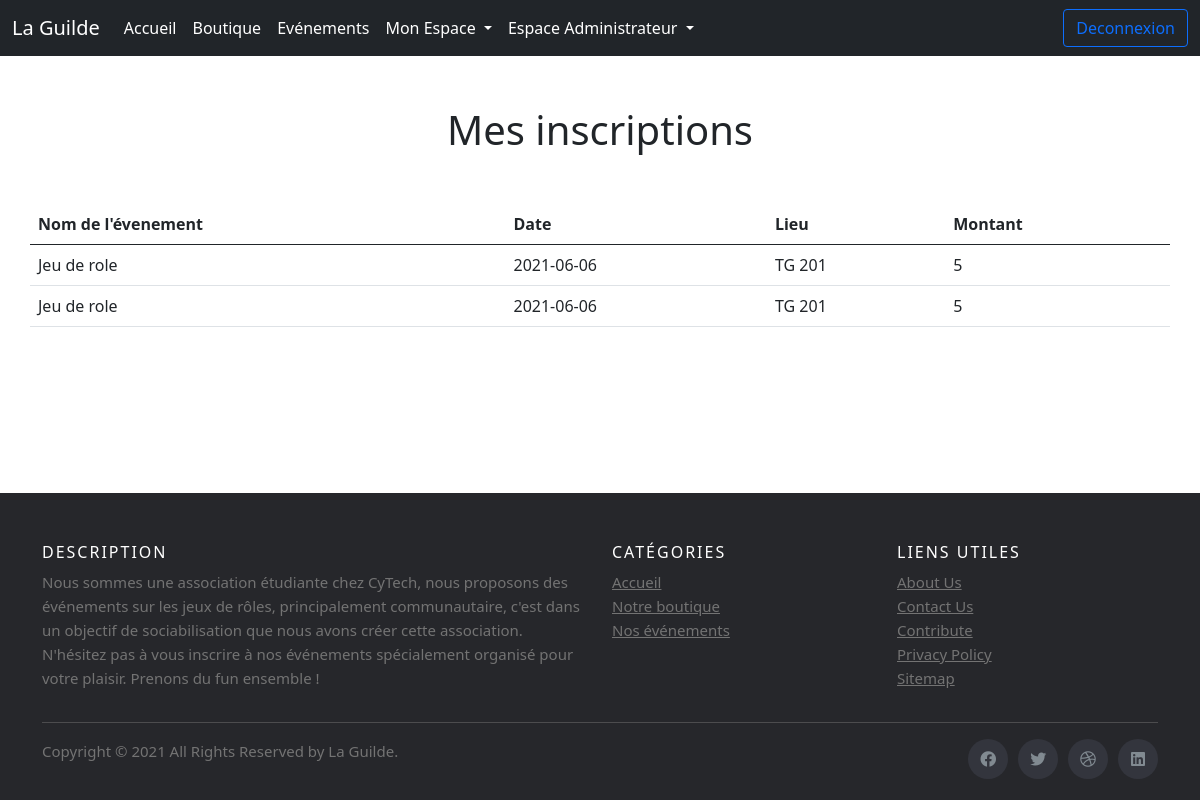
/reservations.php (signed in), run on an earlier commit of the app's database.
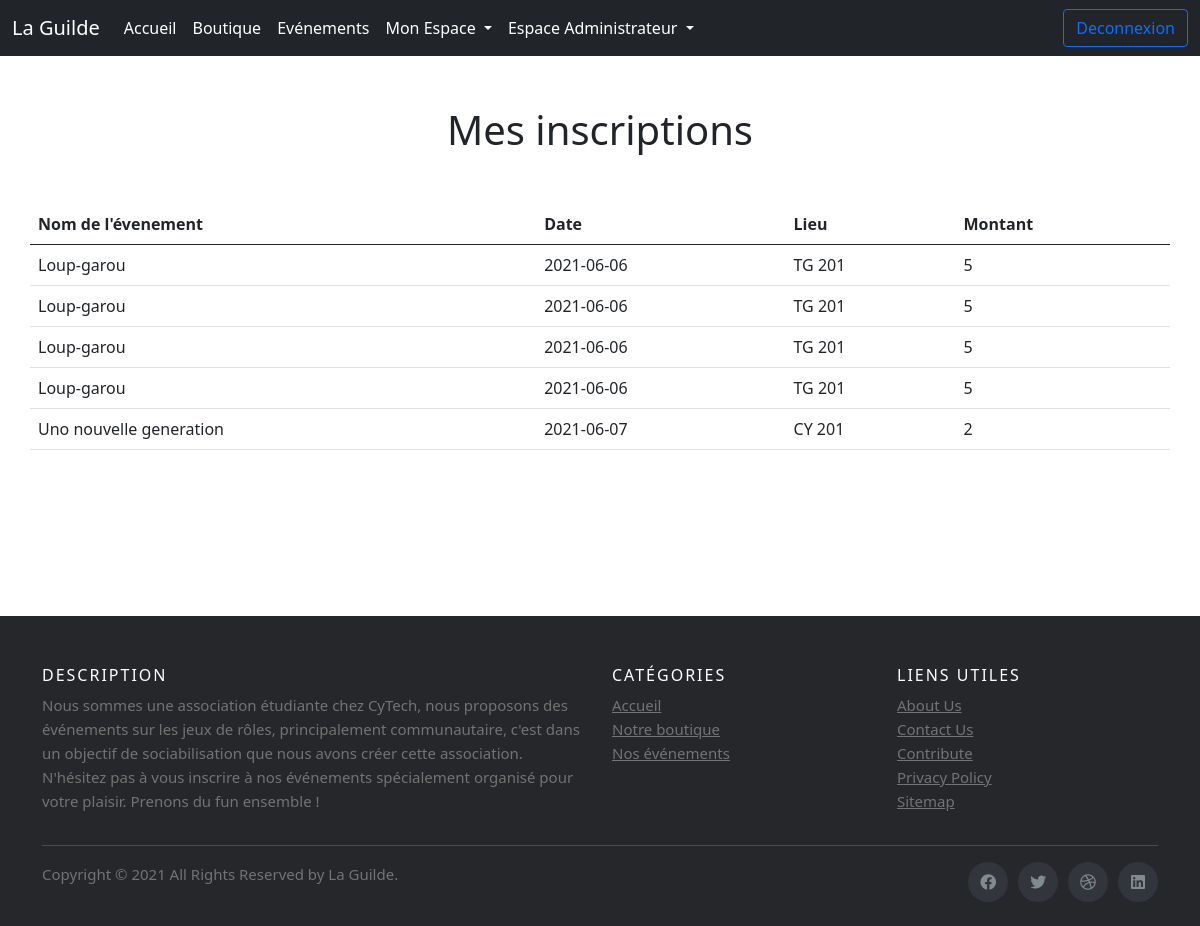
And on a later commit of the database.
### tables this page shows
CREATE TABLE IF NOT EXISTS `reservation` (
  `id` int(11) NOT NULL AUTO_INCREMENT,
  `idEvenements` int(10) NOT NULL,
  `idUtilisateur` int(11) NOT NULL,
  `date_ajout` date NOT NULL,
  `montant` int(10) NOT NULL,
  PRIMARY KEY (`id`)
);

CREATE TABLE IF NOT EXISTS `evenements` (
  `id` int(11) NOT NULL AUTO_INCREMENT,
  `nom` varchar(100) NOT NULL,
  `prix` varchar(10) NOT NULL,
  `dateDebut` datetime DEFAULT NULL,
  `lien_image` varchar(100) NOT NULL,
  `description` text NOT NULL,
  `lieu` text NOT NULL,
  `dateFin` datetime DEFAULT NULL,
  `nombreParticipants` int(10) NOT NULL,
  `dateLimiteInscription` datetime DEFAULT NULL,
  `placesRestantes` int(10) NOT NULL,
  PRIMARY KEY (`id`)
);

### reservations.php (the view, shortened to what this page needs)
<?php
	 		$servname = 'localhost';
            $dbname = 'projetinfo1';
            $user = 'root';
            $pass = '';
            try{
                $dbco = new PDO("mysql:host=$servname;dbname=$dbname", $user, $pass);
                $dbco->setAttribute(PDO::ATTR_ERRMODE, PDO::ERRMODE_EXCEPTION);
            }
            catch(PDOException $e){
              echo "Erreur : " . $e->getMessage();
            }
            $sql2 = 'SELECT id FROM utilisateurs WHERE mail = "'.$_SESSION['login'].'"';
            $query2 = $dbco->prepare($sql2);
            $query2->execute();
            $Reponse2 = $query2->fetchAll();
            $sql1 = 'SELECT * FROM reservation WHERE idUtilisateur = "'.$Reponse2[0]['id'].'"';
            $query1 = $dbco->prepare($sql1);
            $query1->execute();
            $Reponse1 = $query1->fetchAll();
?>
<!DOCTYPE html>
<html>
  <head>
    <link href="https://cdn.jsdelivr.net/npm/bootstrap@5.0.1/dist/css/bootstrap.min.css" rel="stylesheet">
    <link rel="stylesheet" type="text/css" href="css/accueil.css">
    <link rel="stylesheet" type="text/css" href="css/footer.css">
	<link rel="stylesheet" href="https://use.fontawesome.com/releases/v5.15.3/css/all.css">
  </head>
  <body>
<?php include 'menu.php'; ?>
<div class="container" style="margin-bottom: 150px;">
    <div class="row justify-content-center">
        <h1 class="text-center title-top"> Mes inscriptions </h1>
        <table class="table">
            <thead>
                <tr>
                <th scope="col">Nom de l'évenement</th>
                <th scope="col">Date </th>
                <th scope="col">Lieu</th>
                <th scope="col">Montant</th>
                </tr>
            </thead>
            <tbody>
                <?php
                for($i=0 ; $i <= $nbElement = count($Reponse1) ; $i++) {
                    if(isset($Reponse1[$i])) { ?>
                        <tr>
                        <td><?php
                        $sql = 'SELECT nom FROM evenements WHERE id = "'.$Reponse1[$i]['idEvenements'].'"';
                        $query = $dbco->prepare($sql);
                        $query->execute();
                        $Reponse = $query->fetchAll();
                        echo($Reponse[0]['nom']);?></td>
                        <td><?php echo($Reponse1[$i]['date_ajout']); ?></td>
                        <td><?php
                        $sql = 'SELECT lieu FROM evenements WHERE id = "'.$Reponse1[$i]['idEvenements'].'"';
                        $query = $dbco->prepare($sql);
                        $query->execute();
                        $Reponse = $query->fetchAll();
                        echo($Reponse[0]['lieu']);?></td>
                        <td><?php echo($Reponse1[$i]['montant']); ?></td>
                        </tr>
                    <?php }
                }
                ?>
            </tbody>
        </table>
    </div>
</div>
<?php include 'footer.php'; ?>
</body>
</html>

### menu.php (shortened to what this page needs)
<nav class="navbar navbar-expand-lg navbar-dark bg-dark">
  <div class="container-fluid">
    <a class="navbar-brand" href="index.php">La Guilde</a>
    <div class="collapse navbar-collapse" id="navbarSupportedContent">
      <ul class="navbar-nav me-auto mb-2 mb-lg-0">
        <li class="nav-item">
          <a class="nav-link active" aria-current="page" href="index.php">Accueil</a>
        </li>
        <li class="nav-item">
          <a class="nav-link active" aria-current="page" href="boutique.php">Boutique</a>
        </li>
        <li class="nav-item">
          <a class="nav-link active" aria-current="page" href="evenements.php">Evénements</a>
        </li>
        <?php if(isset($_SESSION['login'])) { ?>
        <li class="nav-item dropdown">
          <a class="nav-link dropdown-toggle active" href="#" id="navbarDropdown" role="button" data-bs-toggle="dropdown" aria-expanded="false">
            Mon Espace
          </a>
        </li>
        <?php } ?>
        <?php if(isset($_SESSION['login'])) {
                if($_SESSION['typeUtilisateurs'] = 1) { ?>
        <li class="nav-item dropdown">
          <a class="nav-link dropdown-toggle active" href="#" id="navbarDropdown" role="button" data-bs-toggle="dropdown" aria-expanded="false">
            Espace Administrateur
          </a>
        </li>
        <?php   }
              } ?>
      </ul>
      <div class="d-flex">
          <?php if(isset($_SESSION['login'])) { ?>
          <a class="btn btn-outline-primary" href="deconnexion.php" style="margin-left: 20px">Deconnexion</a>
          <?php } ?>
      </div>
    </div>
  </div>
</nav>

### footer.php
<footer class="site-footer">
      <div class="container">
        <div class="row">
          <div class="col-sm-12 col-md-6">
            <h6>Description</h6>
            <p class="text-justify">Nous sommes une association étudiante chez CyTech, nous proposons des événements sur les jeux de rôles, principalement communautaire, c'est dans un objectif de sociabilisation que nous avons créer cette association. N'hésitez pas à vous inscrire à nos événements spécialement organisé pour votre plaisir. Prenons du fun ensemble !</p>
          </div>
          <div class="col-xs-6 col-md-3">
            <h6>Catégories</h6>
            <ul class="footer-links">
              <li><a href="index.php">Accueil</a></li>
              <li><a href="boutique.php">Notre boutique</a></li>
              <li><a href="evenements.php">Nos événements</a></li>
            </ul>
          </div>
          <div class="col-xs-6 col-md-3">
            <h6>Liens utiles</h6>
            <ul class="footer-links">
              <li><a href="http://scanfcode.com/about/">About Us</a></li>
              <li><a href="http://scanfcode.com/contact/">Contact Us</a></li>
              <li><a href="http://scanfcode.com/contribute-at-scanfcode/">Contribute</a></li>
              <li><a href="http://scanfcode.com/privacy-policy/">Privacy Policy</a></li>
              <li><a href="http://scanfcode.com/sitemap/">Sitemap</a></li>
            </ul>
          </div>
        </div>
        <hr>
      </div>
      <div class="container">
        <div class="row">
          <div class="col-md-8 col-sm-6 col-xs-12">
            <p class="copyright-text">Copyright &copy; 2021 All Rights Reserved by La Guilde.
            </p>
          </div>
          <div class="col-md-4 col-sm-6 col-xs-12">
            <ul class="social-icons">
              <li><a class="facebook" href="#"><i class="fab fa-facebook"></i></a></li>
              <li><a class="twitter" href="#"><i class="fab fa-twitter"></i></a></li>
              <li><a class="dribbble" href="#"><i class="fab fa-dribbble"></i></a></li>
              <li><a class="linkedin" href="#"><i class="fab fa-linkedin"></i></a></li>
            </ul>
          </div>
        </div>
      </div>
</footer>

### css/accueil.css (style rules this page uses)
body { scroll-behavior: smooth; }
.title-top { margin-top: 50px; margin-bottom: 50px; }

### css/footer.css (style rules this page uses)
.site-footer { background-color:#26272b; padding:45px 0 20px; font-size:15px; line-height:24px; color:#737373; }
.site-footer hr { border-top-color:#bbb; opacity:0.5 }
.site-footer h6 { color:#fff; font-size:16px; text-transform:uppercase; margin-top:5px; letter-spacing:2px }
.site-footer a { color:#737373; }
.footer-links { padding-left:0; list-style:none }
.footer-links li { display:block }
.footer-links a { color:#737373 }
.site-footer .social-icons { text-align:right }
.site-footer .social-icons a { width:40px; height:40px; line-height:40px; margin-left:6px; margin-right:0; border-radius:100%; background-color:#33353d }
.copyright-text { margin:0 }
.social-icons { padding-left:0; margin-bottom:0; list-style:none }
.social-icons li { display:inline-block; margin-bottom:4px }
.social-icons a { background-color:#eceeef; color:#818a91; font-size:16px; display:inline-block; line-height:44px; width:44px; height:44px; text-align:center; margin-right:8px; border-radius:100%; -webkit-transition:all .2s linear; -o-transition:all .2s linear; transition:all .2s linear }

What changed in the data, as far as the page shows it:
changed through a linked row, reservation (number 1 of 5 on the later page): idEvenements.nom "Jeu de role" → "Loup-garou"
changed through a linked row, reservation (number 2 of 5 on the later page): idEvenements.nom "Jeu de role" → "Loup-garou"
added reservation: idEvenements.nom "Loup-garou", date_ajout "2021-06-06", idEvenements.lieu "TG 201", montant "5"
added reservation: idEvenements.nom "Loup-garou", date_ajout "2021-06-06", idEvenements.lieu "TG 201", montant "5"
added reservation: idEvenements.nom "Uno nouvelle generation", date_ajout "2021-06-07", idEvenements.lieu "CY 201", montant "2"
